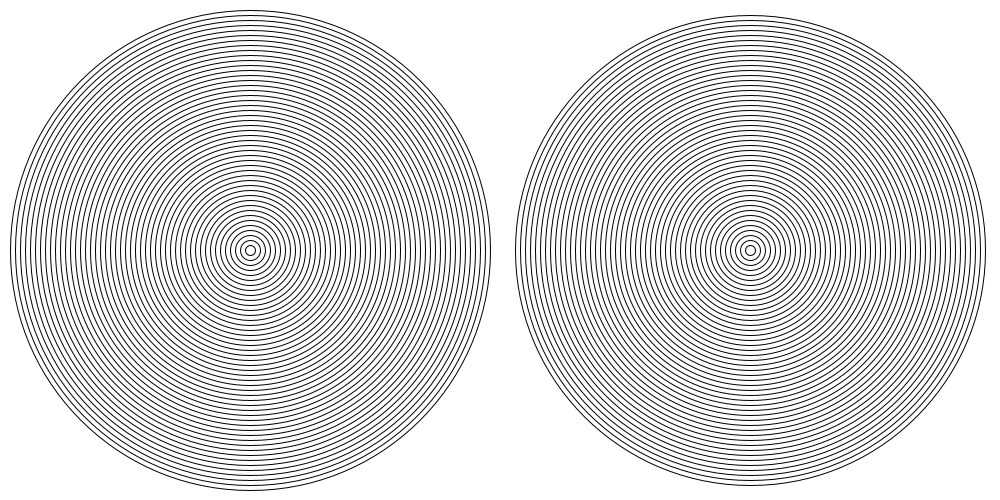
Frame 1 (no input)
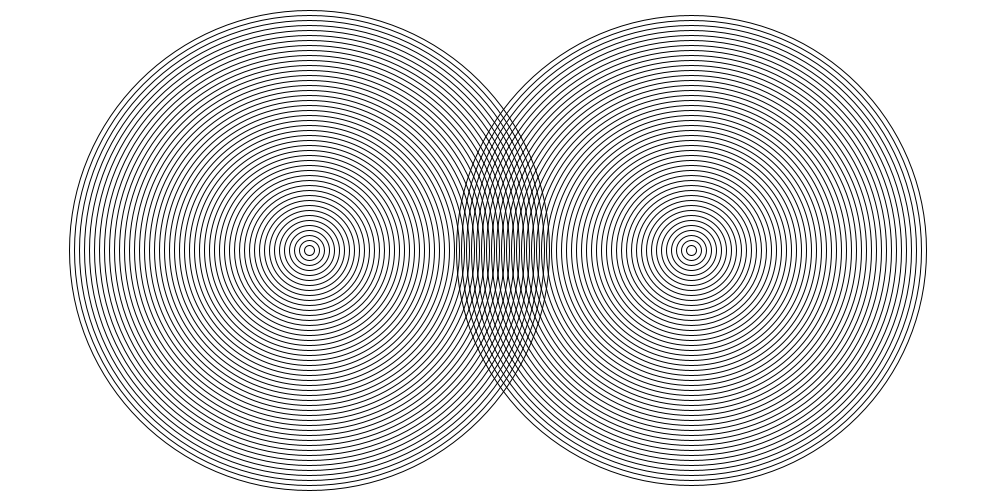
Frame 60 (the mouse pressed at the canvas centre just before this capture)
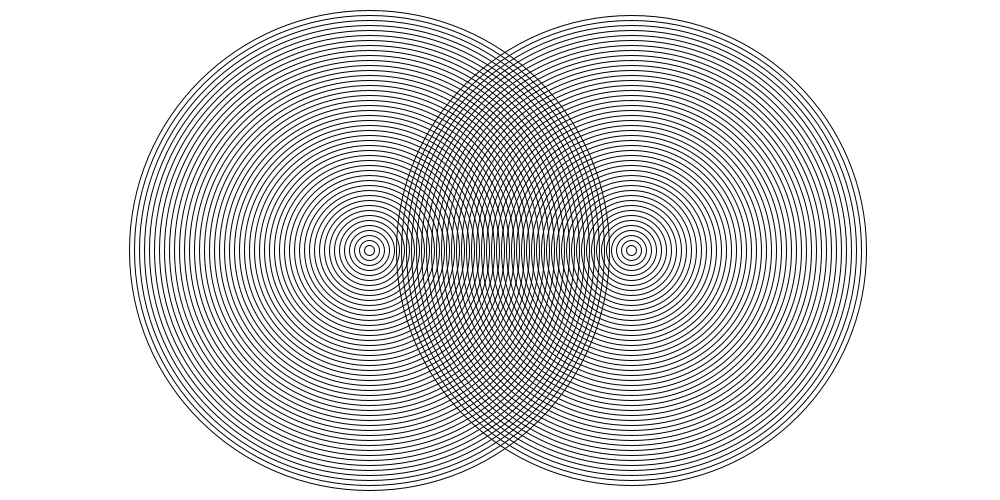
Frame 120 (the mouse held since frame 60 and released just before this capture)

The Processing sketch that drew these frames (run headless with seeded random() and noise(); from frame 60 on, the mouse is pressed at the canvas centre):

// Processing sketch: amazing_rings
// ── amazing_rings.pde
int placeX1 = 750;
int placeX2 = 250;
void setup() {
  size(1000,500);
  background(255);
  
}

void draw() {
  int size = 480;
  background(255);
  
  
  for(int i = 0 ; i < 48; i++) {
    noFill();
    ellipse(placeX2,250,size,size);
    size = size - 10;
    
    
    if(i%2 == 0){
      fill(0,0,0);

    }else {
     fill(255,255,255);
    }
  }
  placeX2 = placeX2 + 1;
  
  for(int i = 0 ; i < 48; i++) {
    noFill();
    ellipse(placeX1,250,size,size);
    size = size - 10;
    
    
    if(i%2 == 0){
      fill(0,0,0);

    }else {
     fill(255,255,255);
    }
  }
  placeX1 = placeX1 - 1;
  
  // Go to the recipe to run the demonstration before starting this program
  
  /*
  Use the code from your Bullseye program to draw the rings shown in this recipe.
  You can use the noFill() command to make your ellipses transparent.
  Make the rings move past each other.
  When the rings hit the side of the sketch, make them reverse their direction.
  */
}
